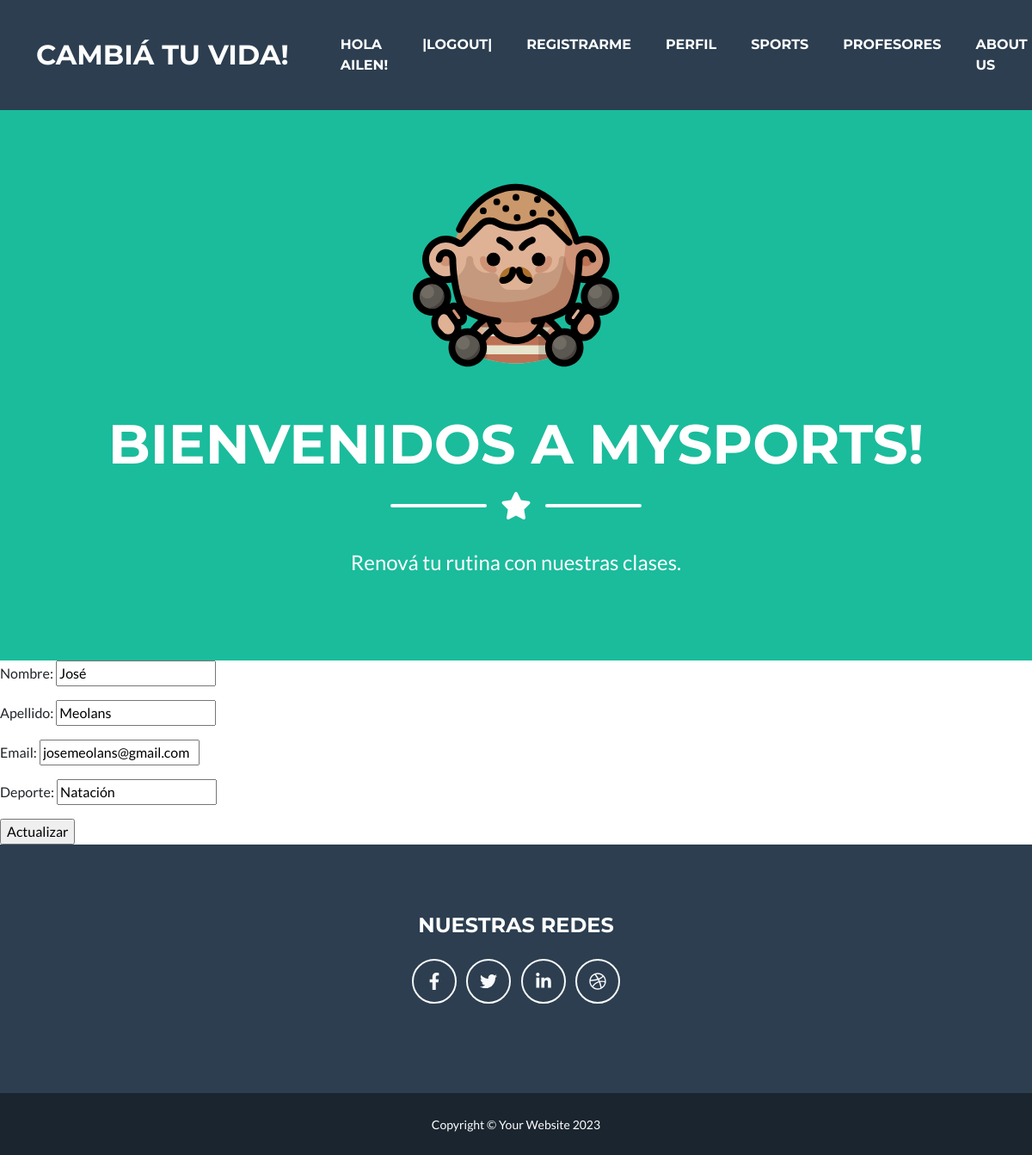
Page /app-sports/edit-profe/1/ (signed in) on the committed database.
### libreria/models.py (models this page shows, shortened)
class Profesor(models.Model):
    nombre = models.CharField(max_length=50)
    apellido = models.CharField(max_length=50)
    email = models.EmailField((""), max_length=254)
    deporte = models.CharField(max_length=50)

### libreria/views.py (the view)
# urls.py: path('edit-profe/<int:id>/', editarProfesor, name='editarProfesor'),
def editarProfesor(request, id):
    print('method: ', request.method)
    print ('post: ', request.POST)
    profesor = Profesor.objects.get(id=id)
    if request.method == 'POST':
        miForm = ProfeForm(request.POST)
        if miForm.is_valid():
            data = miForm.cleaned_data
            profesor.nombre = data['nombre']
            profesor.apellido = data['apellido']
            profesor.email = data['email']
            profesor.deporte = data ['deporte']
            profesor.save()
            return HttpResponseRedirect('/app-sports/')
        else:
            return render (request,'inicio.html', {'mensaje': 'Formulario inválido.'})
    else:
        miForm = ProfeForm(initial={
            "nombre" : profesor.nombre ,
            "apellido" : profesor.apellido ,
            "email" : profesor.email,
            "deporte" : profesor.deporte ,
            })
    return render (request, 'editarForm.html', {'miForm': miForm, 'id': profesor.id})

### libreria/forms.py
class ProfeForm(forms.Form):
    nombre = forms.CharField(max_length=50)
    apellido = forms.CharField(max_length=50)
    email = forms.EmailField(max_length=254)
    deporte = forms.CharField(max_length=50)

### libreria/templates/editarForm.html
{% extends 'base.html' %}
{% load static %}
{% block ReciclableContenido %}
<form action="{% url 'editarProfesor' id %}" method="post"> {% csrf_token %}
    {{miForm.as_p}}
    <input type="submit" value="Actualizar">
</form>
{% endblock ReciclableContenido %}

### libreria/templates/navbar.html (shortened to what this page needs)
        <nav class="navbar navbar-expand-lg bg-secondary text-uppercase fixed-top" id="mainNav">
            <div class="container">
                <a class="navbar-brand" href="{% url 'Inicio' %}">Cambiá tu vida!</a>
                <div class="collapse navbar-collapse" id="navbarResponsive">
                    <ul class="navbar-nav ms-auto">
                        <div class="container">
                        </div>
                            {% if user.is_authenticated  %}
                            <li class="nav-item mx-0 mx-lg-1"><a class="nav-link py-3 px-0 px-lg-3 rounded">Hola {{user.username}}!</a></li>
                            <li class="nav-item mx-0 mx-lg-1"><a class="nav-link py-3 px-0 px-lg-3 rounded" href="{% url 'Logout' %}">|LOGOUT|</a></li>
                            {% else %}
                            <li class="nav-item mx-0 mx-lg-1"><a class="nav-link py-3 px-0 px-lg-3 rounded" href="{% url 'Login' %}">Login</a></li>
                            {% endif %}
                        <li class="nav-item mx-0 mx-lg-1"><a class="nav-link py-3 px-0 px-lg-3 rounded" href="{% url 'Register' %}">Registrarme</a></li>
                        <li class="nav-item mx-0 mx-lg-1"><a class="nav-link py-3 px-0 px-lg-3 rounded" href="{% url 'editPerfil' %}">Perfil</a></li>
                        <li class="nav-item mx-0 mx-lg-1"><a class="nav-link py-3 px-0 px-lg-3 rounded" href="{% url 'listaSports' %}">Sports</a></li>
                        <li class="nav-item mx-0 mx-lg-1"><a class="nav-link py-3 px-0 px-lg-3 rounded" href="{% url 'ListaProfesores' %}">Profesores</a></li>
                        <li class="nav-item mx-0 mx-lg-1"><a class="nav-link py-3 px-0 px-lg-3 rounded" href="{% url 'Nosotros' %}">About Us</a></li>
                    </ul>
                </div>
            </div>
        </nav>

### rows in the picture
Profesor: nombre "José", apellido "Meolans", email "josemeolans@gmail.com", deporte "Natación"

### other values in the picture
{{ user.username }} "AILEN"
